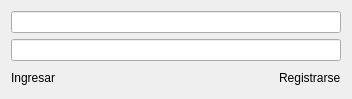
<?xml version="1.0" encoding="UTF-8"?>
<ui version="4.0">
 <class>Login</class>
 <widget class="QWidget" name="Login">
  <property name="geometry">
   <rect>
    <x>0</x>
    <y>0</y>
    <width>352</width>
    <height>99</height>
   </rect>
  </property>
  <property name="windowTitle">
   <string>Login de Usuario</string>
  </property>
  <layout class="QGridLayout" name="gridLayout">
   <item row="2" column="0">
    <widget class="Label" name="lIngresar">
     <property name="text">
      <string>Ingresar</string>
     </property>
    </widget>
   </item>
   <item row="2" column="1">
    <spacer name="horizontalSpacer">
     <property name="orientation">
      <enum>Qt::Horizontal</enum>
     </property>
     <property name="sizeHint" stdset="0">
      <size>
       <width>223</width>
       <height>20</height>
      </size>
     </property>
    </spacer>
   </item>
   <item row="2" column="2">
    <widget class="Label" name="lRegistrarse">
     <property name="text">
      <string>Registrarse</string>
     </property>
    </widget>
   </item>
   <item row="1" column="0" colspan="3">
    <widget class="LineaDeClave" name="lineEdit_2">
     <property name="echoMode">
      <enum>QLineEdit::Password</enum>
     </property>
    </widget>
   </item>
   <item row="0" column="0" colspan="3">
    <widget class="QLineEdit" name="leUsuario"/>
   </item>
  </layout>
 </widget>
 <customwidgets>
  <customwidget>
   <class>Label</class>
   <extends>QLabel</extends>
   <header location="global">label.h</header>
  </customwidget>
  <customwidget>
   <class>LineaDeClave</class>
   <extends>QLineEdit</extends>
   <header location="global">lineadeclave.h</header>
  </customwidget>
 </customwidgets>
 <resources/>
 <connections/>
</ui>
